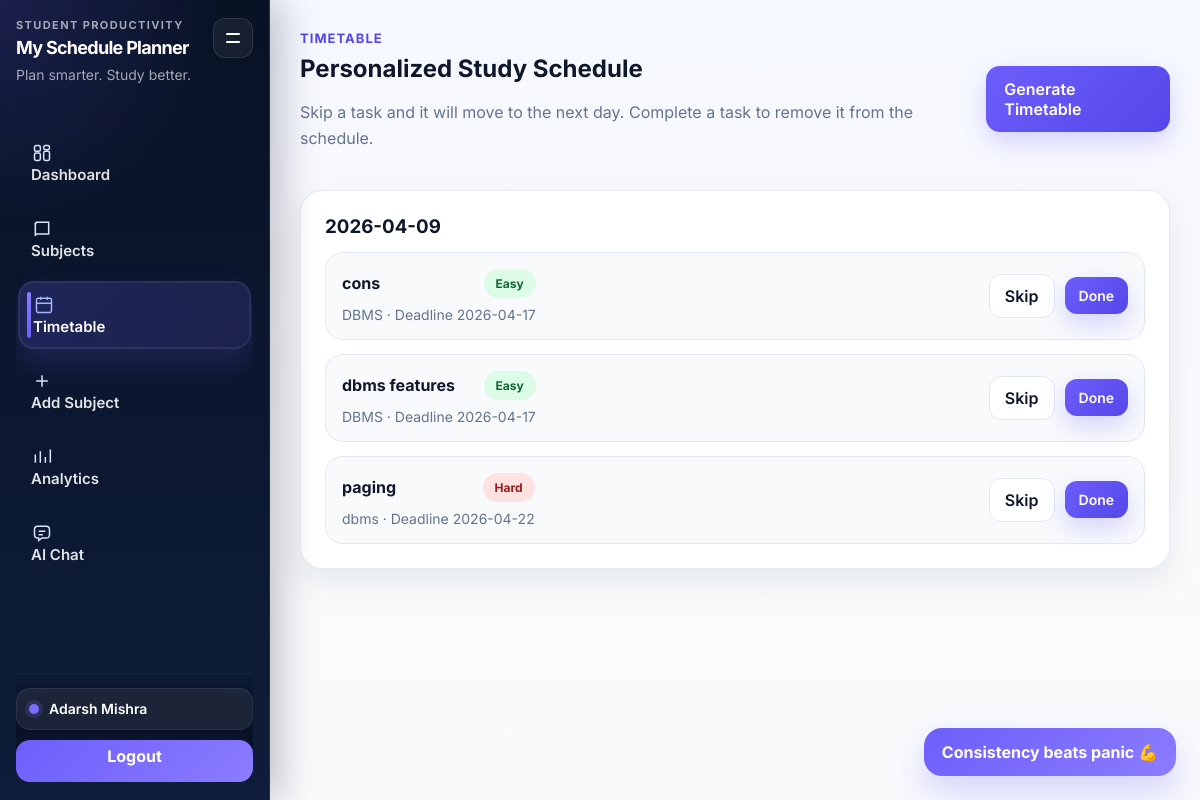
The app's page /timetable (signed in) with its own data.
### tables this page shows
CREATE TABLE timetable (
        id INTEGER PRIMARY KEY AUTOINCREMENT,
        topic_id INTEGER,
        date TEXT
    );

CREATE TABLE topics (
        id INTEGER PRIMARY KEY AUTOINCREMENT,
        subject_id INTEGER,
        topic_name TEXT,
        status TEXT DEFAULT 'pending'
    , unit_name TEXT DEFAULT 'General');

CREATE TABLE subjects (
        id INTEGER PRIMARY KEY AUTOINCREMENT,
        user_id INTEGER,
        name TEXT,
        deadline TEXT,
        difficulty TEXT
    );

### app.py (the view)
@app.route('/timetable')
@login_required
def timetable():
    user_id = session['user_id']
    conn = get_db()
    cur = conn.cursor()
    cur.execute(
        '''
        SELECT tt.date, t.id AS topic_id, t.topic_name, t.status, s.name AS subject_name, s.difficulty, s.deadline
        FROM timetable tt
        JOIN topics t ON tt.topic_id = t.id
        JOIN subjects s ON t.subject_id = s.id
        WHERE s.user_id=?
        ORDER BY tt.date ASC, t.status ASC, s.name ASC
        ''',
        (user_id,),
    )
    rows = cur.fetchall()
    conn.close()
    grouped = defaultdict(list)
    for row in rows:
        grouped[row['date']].append(row)
    return render_template('timetable.html', grouped_timetable=dict(grouped), today=date.today().strftime('%Y-%m-%d'))

### app.py (called while the page is built)
def get_db() -> sqlite3.Connection:
    conn = sqlite3.connect(DB_PATH)
    conn.row_factory = sqlite3.Row
    conn.execute("PRAGMA journal_mode=WAL;")
    conn.execute("PRAGMA busy_timeout = 30000;")
    return conn

def login_required(view_func):
    @wraps(view_func)
    def wrapper(*args, **kwargs):
        if 'user_id' not in session:
            return redirect(url_for('login'))
        return view_func(*args, **kwargs)
    return wrapper

@app.context_processor
def inject_globals():
    return {'project_name': 'My Schedule Planner'}

### templates/timetable.html (shortened to what this page needs)
{% extends "base.html" %}
{% block content %}
<section class="page-header">
    <div>
        <p class="eyebrow">Timetable</p>
        <h2>Personalized Study Schedule</h2>
        <p class="muted">Skip a task and it will move to the next day. Complete a task to remove it from the schedule.</p>
    </div>
    <a href="{{ url_for('generate_timetable') }}" class="primary-btn">Generate Timetable</a>
</section>
{% if grouped_timetable %}
    <section class="timetable-stack">
        {% for schedule_date, tasks in grouped_timetable.items() %}
            <div class="panel-card">
                <div class="section-head">
                    <h3>{{ schedule_date }}</h3>
                </div>
                <div class="task-list">
                    {% for task in tasks %}
                        <div class="task-item {% if task.status == 'done' %}done-row{% endif %}">
                            <div class="task-main">
                                <div class="task-title-row">
                                    <h4>{{ task.topic_name }}</h4>
                                    <span class="badge {{ task.difficulty|lower }}">{{ task.difficulty }}</span>
                                </div>
                                <p>{{ task.subject_name }} · Deadline {{ task.deadline }}</p>
                            </div>
                            <div class="task-actions">
                                {% if task.status != 'done' %}
                                    <form action="{{ url_for('skip_task', topic_id=task.topic_id) }}" method="POST">
                                        <button type="submit" class="ghost-btn">Skip</button>
                                    </form>
                                    <form action="{{ url_for('mark_done', topic_id=task.topic_id) }}" method="POST">
                                        <button type="submit" class="primary-btn small-btn">Done</button>
                                    </form>
                                {% else %}
                                    <span class="pill success-pill">Completed</span>
                                {% endif %}
                            </div>
                        </div>
                    {% endfor %}
                </div>
            </div>
        {% endfor %}
    </section>
{% else %}
    <section class="empty-state">
        <h3>No timetable generated yet</h3>
        <p>Add subjects and click Generate Timetable to get your personalized schedule.</p>
        <a href="{{ url_for('generate_timetable') }}" class="primary-btn">Generate Now</a>
    </section>
{% endif %}
{% endblock %}

### static/style.css (style rules this page uses)
:root { --bg: #0f172a; --panel: #ffffff; --panel-soft: #f8fafc; --border: #e2e8f0; --text: #0f172a; --muted: #64748b; --primary: #6d5efc; --primary-dark: #5446e8; --success: #16a34a; --danger: #dc2626; --warning: #f59e0b; --shadow: 0 12px 32px rgba(15, 23, 42, 0.08); }
* { box-sizing: border-box; }
html, body { margin: 0; padding: 0; font-family: 'Inter', sans-serif; color: var(--text); background: linear-gradient(180deg, #eef2ff 0%, #f8fafc 100%); }
a { color: inherit; text-decoration: none; }
button, input, select, textarea { font: inherit; }
button { cursor: pointer; }
.primary-btn, .ghost-btn, .icon-btn, .ghost-link, .logout-link, .mini-link { transition: 0.2s ease; }
.primary-btn { display: inline-flex; align-items: center; justify-content: center; gap: 8px; border: none; color: #fff; background: linear-gradient(135deg, var(--primary), var(--primary-dark)); padding: 13px 18px; border-radius: 14px; font-weight: 600; box-shadow: 0 10px 24px rgba(109, 94, 252, 0.25); }
.small-btn { padding: 10px 14px; border-radius: 12px; font-size: 14px; }
.ghost-btn, .ghost-link { display: inline-flex; align-items: center; justify-content: center; background: #fff; border: 1px solid var(--border); color: var(--text); padding: 11px 15px; border-radius: 12px; font-weight: 600; }
.page-header { display: flex; align-items: center; justify-content: space-between; gap: 16px; margin-bottom: 22px; }
.eyebrow { font-size: 13px; font-weight: 700; text-transform: uppercase; color: var(--primary-dark); letter-spacing: 0.08em; margin: 0 0 8px; }
.page-header h2, .section-head h3, .subject-card h3, .topic-row h4, .task-main h4 { margin: 0; }
.muted { color: var(--muted); line-height: 1.65; }
.stat-card, .panel-card, .subject-card, .empty-state { background: var(--panel); border: 1px solid rgba(226, 232, 240, 0.85); border-radius: 22px; box-shadow: var(--shadow); }
.panel-card { padding: 24px; }
.section-head { display: flex; align-items: center; justify-content: space-between; gap: 12px; margin-bottom: 14px; }
.pill, .badge { display: inline-flex; align-items: center; justify-content: center; border-radius: 999px; padding: 7px 12px; font-size: 12px; font-weight: 700; }
.badge.easy { background: #dcfce7; color: #166534; }
.badge.hard { background: #fee2e2; color: #991b1b; }
.task-list, .topic-list, .deadline-list, .timetable-stack, .subject-list { display: grid; gap: 14px; }
.task-item, .topic-row, .deadline-row { display: flex; align-items: center; justify-content: space-between; gap: 14px; padding: 16px; border: 1px solid var(--border); border-radius: 18px; background: var(--panel-soft); }
.task-main p, .topic-row p, .deadline-row p, .subject-card p { margin: 8px 0 0; color: var(--muted); font-size: 14px; }
.task-title-row, .meta-row, .subject-top, .subject-actions, .task-actions, .topic-actions, .form-actions, .field-grid { display: flex; gap: 12px; }
.task-title-row, .subject-top, .form-actions { justify-content: space-between; align-items: center; }
.task-actions { display: flex; gap: 10px; align-items: center; justify-content: flex-end; flex-wrap: nowrap; }
.task-actions button { white-space: nowrap; }
:root { --sidebar-bg-1: #081225; --sidebar-bg-2: #0f1d3a; --sidebar-border: rgba(255, 255, 255, 0.08); --sidebar-text: rgba(255, 255, 255, 0.88); --sidebar-muted: rgba(255, 255, 255, 0.62); --sidebar-hover: rgba(255, 255, 255, 0.08); --sidebar-active: linear-gradient(135deg, rgba(109, 94, 252, 0.22), rgba(124, 108, 255, 0.14)); --sidebar-glow: 0 14px 28px rgba(109, 94, 252, 0.18); }

### records on screen
timetable: date "2026-04-09", topic_name "cons", difficulty "Easy", subject_name "DBMS", deadline "2026-04-17"
timetable: topic_name "dbms features", difficulty "Easy", subject_name "DBMS", deadline "2026-04-17"
timetable: topic_name "paging", difficulty "Hard", subject_name "dbms", deadline "2026-04-22"

### other values on screen
{{ project_name }} "My Schedule Planner"
{{ session.get('user_name', 'Student') }} "Adarsh Mishra"
